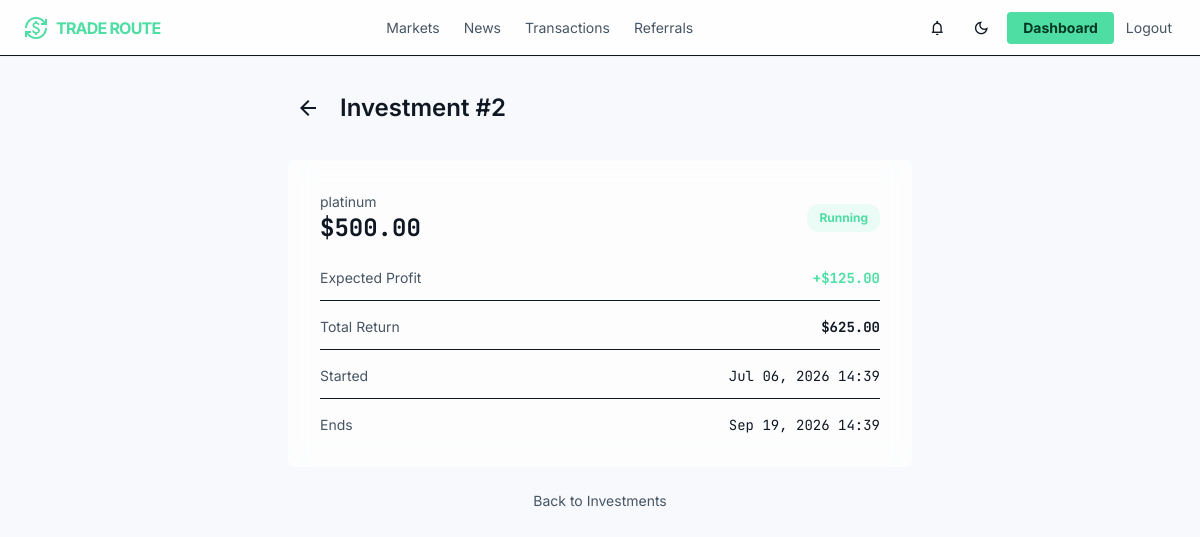
The app's page /investments/2/ (signed in) with its own data.
### core/models.py (models this page shows, shortened)
class SiteSetting(models.Model):
    site_name = models.CharField(max_length=100)
    logo = models.ImageField(upload_to="logo/", blank=True, null=True)   # <-- add blank=True, null=True
    site_description = models.CharField(
        max_length=300,
        blank=True,
        help_text="Shown as the description in link previews (WhatsApp, Facebook, Telegram, etc.)"
    )
    og_image = models.ImageField(
        upload_to="og_images/",
        blank=True,
        null=True,
        help_text="Recommended size: 1200x630px. Used as the thumbnail when your site link is shared."
    )
    minimum_deposit = models.DecimalField(max_digits=20, decimal_places=2)
    minimum_withdrawal = models.DecimalField(max_digits=20, decimal_places=2)
    referral_bonus = models.DecimalField(max_digits=5, decimal_places=2)
    maintenance_mode = models.BooleanField(default=False)
    support_email = models.EmailField()
    support_phone = models.CharField(max_length=30)

class Investment(models.Model):
    STATUS = (
        ("running", "Running"),
        ("completed", "Completed"),
        ("cancelled", "Cancelled"),
    )
    user = models.ForeignKey(User, on_delete=models.CASCADE)
    plan = models.ForeignKey(
        InvestmentPlan,
        on_delete=models.CASCADE
    )
    amount = models.DecimalField(max_digits=20, decimal_places=2)
    expected_profit = models.DecimalField(max_digits=20, decimal_places=2)
    total_return = models.DecimalField(max_digits=20, decimal_places=2)
    started_at = models.DateTimeField(auto_now_add=True)
    ends_at = models.DateTimeField()
    status = models.CharField(
        max_length=20,
        choices=STATUS,
        default="running"
    )

class InvestmentPlan(models.Model):
    name = models.CharField(max_length=100)
    minimum = models.DecimalField(max_digits=20, decimal_places=2)
    maximum = models.DecimalField(max_digits=20, decimal_places=2)
    roi = models.DecimalField(
        max_digits=5,
        decimal_places=2,
        help_text="Percentage"
    )
    duration_days = models.PositiveIntegerField()
    active = models.BooleanField(default=True)
    created_at = models.DateTimeField(auto_now_add=True)

### core/views.py (the view)
# urls.py: path("investments/<int:pk>/", views.investment_detail_view, name="investment_detail"),
@login_required
def investment_detail_view(request, pk):
    investment = get_object_or_404(Investment, pk=pk, user=request.user)
    return render(request, "core/investment_detail.html", {"investment": investment})

### core/context_processors.py (called while the page is built)
def site_settings(request):
    return {"site_settings": SiteSetting.objects.first()}

def notifications_badge(request):
    if request.user.is_authenticated:
        count = Notification.objects.filter(user=request.user, is_read=False).count()
    else:
        count = 0
    return {"unread_notifications_count": count}

### core/templates/core/investment_detail.html (shortened to what this page needs)
{% extends "core/base.html" %}
{% block content %}
<div class="max-w-2xl mx-auto px-container-padding py-stack-lg">
    <div class="flex items-center gap-3 mb-8">
        <a href="{% url 'core:investment_list' %}" class="w-10 h-10 rounded-lg edge-bg-5 flex items-center justify-center">
            <span class="material-symbols-outlined text-on-surface">arrow_back</span>
        </a>
        <h1 class="font-display-lg text-headline-md">Investment #{{ investment.id }}</h1>
    </div>
    <div class="glass-panel p-6 md:p-8 rounded-xl">
        <div class="flex items-center justify-between mb-6">
            <div>
                <p class="text-on-surface-variant text-sm">{{ investment.plan.name }}</p>
                <p class="font-data-lg text-2xl font-bold">${{ investment.amount }}</p>
            </div>
            <span class="text-xs font-bold px-3 py-1.5 rounded-full
                {% if investment.status == 'running' %}text-primary bg-primary/10
                {% elif investment.status == 'cancelled' %}text-error bg-error/10
                {% else %}text-on-surface-variant edge-bg-5{% endif %}">
                {{ investment.status|capfirst }}
            </span>
        </div>
        <div class="space-y-4">
            <div class="flex justify-between border-b edge-b-5 pb-3">
                <span class="text-on-surface-variant text-sm">Expected Profit</span>
                <span class="font-data-md text-sm text-primary font-bold">+${{ investment.expected_profit }}</span>
            </div>
            <div class="flex justify-between border-b edge-b-5 pb-3">
                <span class="text-on-surface-variant text-sm">Total Return</span>
                <span class="font-data-md text-sm font-bold">${{ investment.total_return }}</span>
            </div>
            <div class="flex justify-between border-b edge-b-5 pb-3">
                <span class="text-on-surface-variant text-sm">Started</span>
                <span class="font-data-md text-sm">{{ investment.started_at|date:"M d, Y H:i" }}</span>
            </div>
            <div class="flex justify-between">
                <span class="text-on-surface-variant text-sm">Ends</span>
                <span class="font-data-md text-sm">{{ investment.ends_at|date:"M d, Y H:i" }}</span>
            </div>
        </div>
    </div>
    <a href="{% url 'core:investment_list' %}" class="block text-center text-on-surface-variant text-sm mt-6 hover:text-primary transition-colors">
        Back to Investments
    </a>
</div>
{% endblock %}

### core/templates/core/base.html (shortened to what this page needs)
{% load static %}
<!DOCTYPE html>
<html lang="en">
<head>
<script src="https://cdn.tailwindcss.com?plugins=forms,container-queries"></script>
<script id="tailwind-config">
    tailwind.config = {
        darkMode: "class",
        theme: {
            extend: {
                colors: {
                    "background": "rgb(var(--color-background) / <alpha-value>)",
                    "surface": "rgb(var(--color-surface) / <alpha-value>)",
                    "surface-container-low": "rgb(var(--color-surface-container-low) / <alpha-value>)",
                    "surface-container-lowest": "rgb(var(--color-surface-container-lowest) / <alpha-value>)",
                    "surface-bright": "rgb(var(--color-surface-bright) / <alpha-value>)",
                    "on-surface": "rgb(var(--color-on-surface) / <alpha-value>)",
                    "on-surface-variant": "rgb(var(--color-on-surface-variant) / <alpha-value>)",
                    "edge": "rgb(var(--color-edge) / <alpha-value>)",
                    "primary": "#4edea3",
                    "on-primary": "#003824",
                    "on-primary-fixed": "#002113",
                    "error": "#ffb4ab",
                    "on-tertiary-fixed-variant": "#59a7cf"
                },
                borderRadius: {
                    DEFAULT: "0.125rem",
                    lg: "0.25rem",
                    xl: "0.5rem",
                    full: "0.75rem"
                },
                spacing: {
                    "stack-sm": "8px",
                    "max-width-desktop": "1440px",
                    "stack-lg": "32px",
                    "gutter": "16px",
                    "unit": "4px",
                    "container-padding": "24px",
                    "stack-md": "16px"
                },
                fontFamily: {
                    "data-lg": ["JetBrains Mono"],
                    "data-md": ["JetBrains Mono"],
                    "body-lg": ["Inter"],
                    "label-caps": ["Inter"],
                    "display-lg": ["Inter"],
                    "headline-md": ["Inter"],
                    "body-md": ["Inter"],
                    "headline-sm": ["Inter"]
                },
                fontSize: {
                    "data-lg": ["18px", {"lineHeight": "1.2", "fontWeight": "500"}],
                    "data-md": ["14px", {"lineHeight": "1.2", "fontWeight": "500"}],
                    "body-lg": ["16px", {"lineHeight": "1.6", "fontWeight": "400"}],
                    "label-caps": ["11px", {"lineHeight": "1", "letterSpacing": "0.08em", "fontWeight": "700"}],
                    "display-lg": ["48px", {"lineHeight": "1.1", "letterSpacing": "-0.02em", "fontWeight": "700"}],
                    "headline-md": ["24px", {"lineHeight": "1.3", "fontWeight": "600"}],
                    "body-md": ["14px", {"lineHeight": "1.5", "fontWeight": "400"}],
                    "headline-sm": ["18px", {"lineHeight": "1.4", "fontWeight": "600"}]
                }
            }
        }
    };
</script>
</head>
<body class="font-body-md text-body-md selection:bg-primary/30">
<header class="fixed top-0 w-full z-50 bg-surface/80 backdrop-blur-xl border-b edge-b-10 shadow-sm flex items-center justify-between px-4 md:px-6 h-14">
    <a href="{% url 'core:landing' %}" class="flex items-center gap-2 shrink-0">
        <span class="material-symbols-outlined text-primary text-2xl" style="font-variation-settings: 'FILL' 1;">currency_exchange</span>
        <span class="font-display-lg text-sm md:text-base font-bold tracking-tighter text-primary">{{ site_settings.site_name|default:"NEON_TRADE" }}</span>
    </a>
    <nav class="hidden md:flex items-center gap-6 text-sm">
        <a class="text-on-surface-variant hover:text-primary transition-colors" href="{% url 'core:investment_plans' %}">Markets</a>
        <a class="text-on-surface-variant hover:text-primary transition-colors" href="{% url 'core:news_list' %}">News</a>
        {% if user.is_authenticated %}
        <a class="text-on-surface-variant hover:text-primary transition-colors" href="{% url 'core:transactions' %}">Transactions</a>
        <a class="text-on-surface-variant hover:text-primary transition-colors" href="{% url 'core:referral' %}">Referrals</a>
        {% endif %}
    </nav>
    <div class="flex items-center gap-2">
        {% if user.is_authenticated %}
        <a href="{% url 'core:notifications' %}" class="relative w-9 h-9 flex items-center justify-center rounded-lg edge-bg-5 transition-all" aria-label="Notifications">
            <span class="material-symbols-outlined text-on-surface text-lg">notifications</span>
        </a>
        {% endif %}
        <button id="theme-toggle" type="button" aria-label="Toggle light and dark mode"
                class="w-9 h-9 flex items-center justify-center rounded-lg edge-bg-5 transition-all">
            <span class="material-symbols-outlined text-on-surface text-lg" id="theme-toggle-icon">dark_mode</span>
        </button>
        {% if user.is_authenticated %}
            <a href="{% url 'core:dashboard' %}" class="bg-primary text-on-primary text-sm font-bold px-4 py-1.5 rounded-lg active:scale-95 transition-transform">
                Dashboard
            </a>
            <a href="{% url 'core:logout' %}" class="hidden md:block text-on-surface-variant hover:text-primary text-sm px-1 transition-all">
                Logout
            </a>
        {% endif %}
    </div>
</header>
<main class="pt-14">
{% block content %}{% endblock %}
</main>
</body>
</html>

### core/templates/core/base.html (style rules this page uses)
:root { --color-background: 247 249 252; --color-surface: 255 255 255; --color-surface-container-low: 240 243 248; --color-surface-container-lowest: 255 255 255; --color-surface-bright: 255 255 255; --color-on-surface: 15 23 34; --color-on-surface-variant: 71 85 99; --color-edge: 15 23 34; --color-panel-bg: 255, 255, 255; --color-panel-bg-alpha: 0.7; --color-panel-border-alpha: 0.08; }

### records on screen
SiteSetting: site_name "TRADE ROUTE"
Investment: id "2", plan.name "platinum", amount "500.00", status "Running", expected_profit "125.00", total_return "625.00", started_at "Jul 06, 2026 14:39", ends_at "Sep 19, 2026 14:39"
